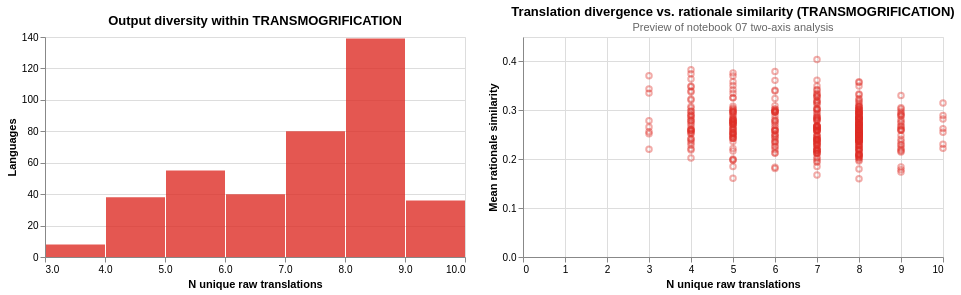

The code cell stored with this chart in its notebook:
### Markdown cell above
## 5.8 TRANSMOGRIFICATION — Characterising Maximum Uncertainty

The default category: multiple distinct outputs, no Wikipedia anchor, no detectable source-term borrowing. These are the most methodologically interesting cases — services produced word-like objects that cannot be verified against community practice.

### Code cell
tmog_df = result_df[result_df['category'] == 'TRANSMOGRIFICATION'].copy()
tmog_df['max_edit_distance'] = pd.to_numeric(tmog_df['max_edit_distance'], errors='coerce')

print(f'TRANSMOGRIFICATION: {len(tmog_df)} languages ({len(tmog_df)/len(result_df)*100:.1f}%)')
print(f'\nn_unique_raw distribution:')
print(tmog_df['n_unique_raw'].describe().round(2).to_string())
print(f'\nWikipedia present in any TRANSMOGRIFICATION case: {tmog_df["has_wikipedia"].any()}')

print(f'\nTop 20 most-divergent cases (by n_unique_raw):')
sample_cols = ['language_code', 'language_name', 'language_family', 'n_unique_raw', 'max_edit_distance']
print(tmog_df.nlargest(20, 'n_unique_raw')[sample_cols].to_string(index=False))

hist = alt.Chart(tmog_df).mark_bar(color='#de2d26', opacity=0.8).encode(
    x=alt.X('n_unique_raw:Q', bin=alt.Bin(maxbins=10),
            title='N unique raw translations'),
    y=alt.Y('count()', title='Languages'),
    tooltip=[alt.Tooltip('n_unique_raw:Q', bin=True), 'count()'],
).properties(
    width=420, height=220,
    title='Output diversity within TRANSMOGRIFICATION',
)

sim_chart = alt.Chart(
    tmog_df.dropna(subset=['mean_rationale_similarity'])
).mark_point(opacity=0.4, size=30, color='#de2d26').encode(
    x=alt.X('n_unique_raw:Q', title='N unique raw translations'),
    y=alt.Y('mean_rationale_similarity:Q', title='Mean rationale similarity'),
    tooltip=['language_name:N', 'n_unique_raw:Q',
             alt.Tooltip('mean_rationale_similarity:Q', format='.3f')],
).properties(
    width=420, height=220,
    title=alt.TitleParams(
        'Translation divergence vs. rationale similarity (TRANSMOGRIFICATION)',
        subtitle='Preview of notebook 07 two-axis analysis',
        subtitleColor='#666', subtitleFontSize=11,
    ),
)

alt.hconcat(hist, sim_chart)

### Figure 1 — Vega specification as saved in the notebook (floating-point values rounded to 4 significant figures; data arrays with more than 128 entries replaced by an {"elided": "..."} marker saying what was removed)
{"$schema": "https://vega.github.io/schema/vega/v6.json", "data": [{"name": "source_0", "values": [{"__count": 36, "bin_maxbins_10_n_unique_raw": 9.0, "bin_maxbins_10_n_unique_raw_end": 10.0}, {"__count": 139, "bin_maxbins_10_n_unique_raw": 8.0, "bin_maxbins_10_n_unique_raw_end": 9.0}, {"__count": 80, "bin_maxbins_10_n_unique_raw": 7.0, "bin_maxbins_10_n_unique_raw_end": 8.0}, {"__count": 55, "bin_maxbins_10_n_unique_raw": 5.0, "bin_maxbins_10_n_unique_raw_end": 6.0}, {"__count": 38, "bin_maxbins_10_n_unique_raw": 4.0, "bin_maxbins_10_n_unique_raw_end": 5.0}, {"__count": 40, "bin_maxbins_10_n_unique_raw": 6.0, "bin_maxbins_10_n_unique_raw_end": 7.0}, {"__count": 8, "bin_maxbins_10_n_unique_raw": 3.0, "bin_maxbins_10_n_unique_raw_end": 4.0}]}, {"name": "source_1", "values": {"elided": "396 records"}}, {"name": "source_0_concat_0_y_domain___count", "values": [{"min": 8, "max": 139}]}, {"name": "source_1_concat_1_x_domain_n_unique_raw", "values": [{"min": 3, "max": 10}]}, {"name": "source_1_concat_1_y_domain_mean_rationale_similarity", "values": [{"min": 0.16, "max": 0.404}]}], "signals": [{"name": "concat_0_bin_maxbins_10_n_unique_raw_bins", "value": {"fields": ["n_unique_raw"], "fname": "bin_n_unique_raw", "start": 3.0, "step": 1.0, "stop": 10.0}}, {"name": "childWidth", "value": 420}], "marks": [{"type": "group", "name": "concat_0_group", "encode": {"update": {"height": {"signal": "height"}, "width": {"signal": "childWidth"}}}, "marks": [{"type": "rect", "name": "concat_0_marks", "from": {"data": "source_0"}, "encode": {"update": {"x": {"field": "bin_maxbins_10_n_unique_raw_end", "scale": "concat_0_x", "offset": {"signal": "0.5 + (abs(scale(\"concat_0_x\", datum[\"bin_maxbins_10_n_unique_raw_end\"]) - scale(\"concat_0_x\", datum[\"bin_maxbins_10_n_unique_raw\"])) < 0.25 ? 0.5 * (0.25 - (abs(scale(\"concat_0_x\", datum[\"bin_maxbins_10_n_unique_raw_end\"]) - scale(\"concat_0_x\", datum[\"bin_maxbins_10_n_unique_raw\"])))) : -0.5)"}}, "x2": {"field": "bin_maxbins_10_n_unique_raw", "scale": "concat_0_x", "offset": {"signal": "0.5 + (abs(scale(\"concat_0_x\", datum[\"bin_maxbins_10_n_unique_raw_end\"]) - scale(\"concat_0_x\", datum[\"bin_maxbins_10_n_unique_raw\"])) < 0.25 ? -0.5 * (0.25 - (abs(scale(\"concat_0_x\", datum[\"bin_maxbins_10_n_unique_raw_end\"]) - scale(\"concat_0_x\", datum[\"bin_maxbins_10_n_unique_raw\"])))) : 0.5)"}}, "y2": {"value": 0, "scale": "concat_0_y"}, "fill": {"value": "#de2d26"}, "opacity": {"value": 0.8}, "tooltip": {"signal": "{\"n_unique_raw (binned)\": !isValid(datum[\"bin_maxbins_10_n_unique_raw\"]) || !isFinite(+datum[\"bin_maxbins_10_n_unique_raw\"]) ? \"null\" : format(datum[\"bin_maxbins_10_n_unique_raw\"], \"\") + \" – \" + format(datum[\"bin_maxbins_10_n_unique_raw_end\"], \"\"), \"Count of Records\": format(datum[\"__count\"], \"\")}"}, "y": {"field": "__count", "scale": "concat_0_y"}}}, "style": ["bar"]}], "axes": [{"scale": "concat_0_y", "aria": false, "minExtent": 0, "grid": true, "domain": false, "tickCount": {"signal": "ceil(height/40)"}, "gridScale": "concat_0_x", "ticks": false, "zindex": 0, "maxExtent": 0, "labels": false, "orient": "left"}, {"scale": "concat_0_x", "zindex": 0, "grid": false, "title": "N unique raw translations", "labelOverlap": true, "orient": "bottom", "labelFlush": true, "tickCount": {"signal": "ceil(childWidth/10)"}}, {"scale": "concat_0_y", "orient": "left", "grid": false, "tickCount": {"signal": "ceil(height/40)"}, "labelOverlap": true, "zindex": 0, "title": "Languages"}], "title": {"text": "Output diversity within TRANSMOGRIFICATION", "frame": "group"}, "style": "cell"}, {"type": "group", "name": "concat_1_group", "encode": {"update": {"width": {"signal": "childWidth"}, "height": {"signal": "height"}}}, "marks": [{"type": "symbol", "name": "concat_1_marks", "from": {"data": "source_1"}, "encode": {"update": {"size": {"value": 30}, "y": {"field": "mean_rationale_similarity", "scale": "concat_1_y"}, "x": {"field": "n_unique_raw", "scale": "concat_1_x"}, "fill": {"value": "transparent"}, "opacity": {"value": 0.4}, "tooltip": {"signal": "{\"language_name\": isValid(datum[\"language_name\"]) ? datum[\"language_name\"] : \"\"+datum[\"language_name\"], \"n_unique_raw\": format(datum[\"n_unique_raw\"], \"\"), \"mean_rationale_similarity\": format(datum[\"mean_rationale_similarity\"], \".3f\")}"}, "stroke": {"value": "#de2d26"}}}, "style": ["point"]}], "axes": [{"scale": "concat_1_x", "zindex": 0, "orient": "bottom", "maxExtent": 0, "grid": true, "minExtent": 0, "tickCount": {"signal": "ceil(childWidth/40)"}, "gridScale": "concat_1_y", "labels": false, "ticks": false, "domain": false, "aria": false}, {"scale": "concat_1_y", "domain": false, "labels": false, "grid": true, "ticks": false, "gridScale": "concat_1_x", "zindex": 0, "aria": false, "maxExtent": 0, "orient": "left", "minExtent": 0, "tickCount": {"signal": "ceil(height/40)"}}, {"scale": "concat_1_x", "grid": false, "labelFlush": true, "labelOverlap": true, "title": "N unique raw translations", "orient": "bottom", "tickCount": {"signal": "ceil(childWidth/40)"}, "zindex": 0}, {"scale": "concat_1_y", "tickCount": {"signal": "ceil(height/40)"}, "title": "Mean rationale similarity", "orient": "left", "zindex": 0, "grid": false, "labelOverlap": true}], "title": {"text": "Translation divergence vs. rationale similarity (TRANSMOGRIFICATION)", "subtitle": "Preview of notebook 07 two-axis analysis", "frame": "group", "subtitleFontSize": 11, "subtitleColor": "#666"}, "style": "cell"}], "scales": [{"name": "concat_0_x", "type": "linear", "domain": {"signal": "[concat_0_bin_maxbins_10_n_unique_raw_bins.start, concat_0_bin_maxbins_10_n_unique_raw_bins.stop]"}, "range": [0, {"signal": "childWidth"}], "bins": {"signal": "concat_0_bin_maxbins_10_n_unique_raw_bins"}, "zero": false}, {"name": "concat_0_y", "type": "linear", "domain": [{"signal": "(data(\"source_0_concat_0_y_domain___count\")[0] || {}).min"}, {"signal": "(data(\"source_0_concat_0_y_domain___count\")[0] || {}).max"}], "range": [{"signal": "height"}, 0], "zero": true, "nice": true}, {"name": "concat_1_x", "type": "linear", "domain": [{"signal": "(data(\"source_1_concat_1_x_domain_n_unique_raw\")[0] || {}).min"}, {"signal": "(data(\"source_1_concat_1_x_domain_n_unique_raw\")[0] || {}).max"}], "range": [0, {"signal": "childWidth"}], "zero": true, "nice": true}, {"name": "concat_1_y", "type": "linear", "domain": [{"signal": "(data(\"source_1_concat_1_y_domain_mean_rationale_similarity\")[0] || {}).min"}, {"signal": "(data(\"source_1_concat_1_y_domain_mean_rationale_similarity\")[0] || {}).max"}], "range": [{"signal": "height"}, 0], "zero": true, "nice": true}], "padding": 5, "height": 220, "background": "white", "layout": {"padding": 20, "bounds": "full", "align": "each"}}
